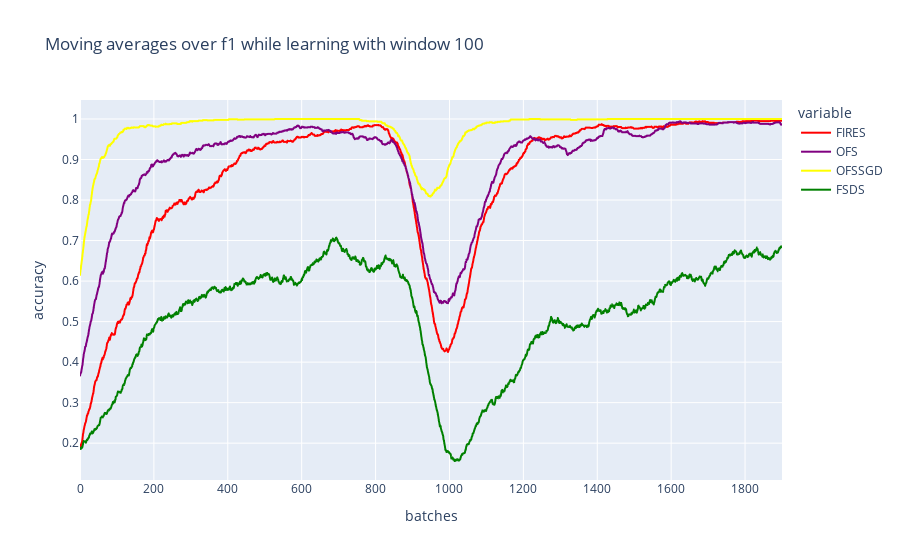

Notebook cell for this chart:
### Code cell
#moving averages
title = "Moving averages over f1 while learning with window {}".format(n_window)
col_names = ["FIRES", "OFS", "OFSSGD", "FSDS"]
d = {"FIRES":fires_f1, "OFS":ofs_f1, 
"OFSSGD":ofssgd_f1, "FSDS":fsds_f1}
df = pd.DataFrame(d, columns=col_names)
fig = px.line(df, y=col_names, title=title, labels={"index":"batches", "value":"accuracy"}, color_discrete_map={'FIRES': 'red', 
                                                    'OFS': 'purple', "OFSSGD":"yellow", "random":"cyan",'FSDS': 'green'})
f1_trace = fig['data']
fig.write_image("{}/f1.{}".format(folder, export_type))
fig.show()

### Figure 1 — Plotly figure (JSON) as saved in the notebook; plotly's stock layout.template omitted (floating-point values rounded to 4 significant figures; data arrays with more than 128 entries replaced by an {"elided": "..."} marker saying what was removed)
{"data": [{"hovertemplate": "variable=FIRES<br>batches=%{x}<br>accuracy=%{y}<extra></extra>", "legendgroup": "FIRES", "line": {"color": "red", "dash": "solid"}, "mode": "lines", "name": "FIRES", "showlegend": true, "type": "scattergl", "x": {"elided": "1901 int values"}, "xaxis": "x", "y": {"elided": "1901 float values"}, "yaxis": "y"}, {"hovertemplate": "variable=OFS<br>batches=%{x}<br>accuracy=%{y}<extra></extra>", "legendgroup": "OFS", "line": {"color": "purple", "dash": "solid"}, "mode": "lines", "name": "OFS", "showlegend": true, "type": "scattergl", "x": {"elided": "1901 int values"}, "xaxis": "x", "y": {"elided": "1901 float values"}, "yaxis": "y"}, {"hovertemplate": "variable=OFSSGD<br>batches=%{x}<br>accuracy=%{y}<extra></extra>", "legendgroup": "OFSSGD", "line": {"color": "yellow", "dash": "solid"}, "mode": "lines", "name": "OFSSGD", "showlegend": true, "type": "scattergl", "x": {"elided": "1901 int values"}, "xaxis": "x", "y": {"elided": "1901 float values"}, "yaxis": "y"}, {"hovertemplate": "variable=FSDS<br>batches=%{x}<br>accuracy=%{y}<extra></extra>", "legendgroup": "FSDS", "line": {"color": "green", "dash": "solid"}, "mode": "lines", "name": "FSDS", "showlegend": true, "type": "scattergl", "x": {"elided": "1901 int values"}, "xaxis": "x", "y": {"elided": "1901 float values"}, "yaxis": "y"}], "layout": {"legend": {"title": {"text": "variable"}, "tracegroupgap": 0}, "title": {"text": "Moving averages over f1 while learning with window 100"}, "xaxis": {"anchor": "y", "domain": [0, 1], "title": {"text": "batches"}}, "yaxis": {"anchor": "x", "domain": [0, 1], "title": {"text": "accuracy"}}}}
